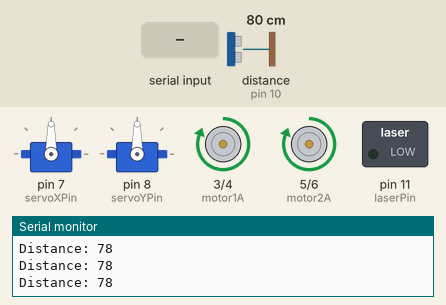
A sketch run on a simulated Arduino Uno, built with avr-gcc and run on an emulated ATmega328P. Parts: 2 × servo, motor-driver pin pairs drawn as motors (green arrow = first pin HIGH = forward, orange = second pin HIGH = backward, longer = more drive), switched loads named in the sketch (green lamp = pin HIGH), the last lines printed to the serial monitor. Wiring (inferred from the names in the program): ultrasonic range finder: trigger pin 9; echo pin 10. Inputs (shaded band) come from the test bench; at power-on: distance to the obstacle (sensor on pin 10) 80 cm. The echo pulse lasts 58.3 µs per cm; pins used as bus, display or sensor lines are not drawn.

Above: at 1.2 s.
1.3 s: distance to the obstacle (sensor on pin 10) set to 23 cm
2.8 s: distance to the obstacle (sensor on pin 10) set to 19 cm
At 4.0 s:
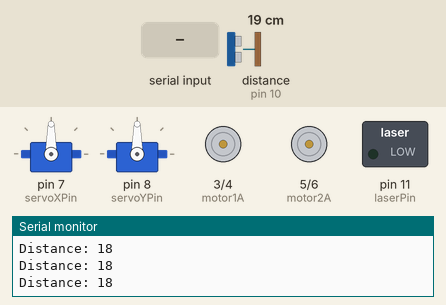
4.3 s: "90,45,200\n" received over Serial
At 5.5 s:
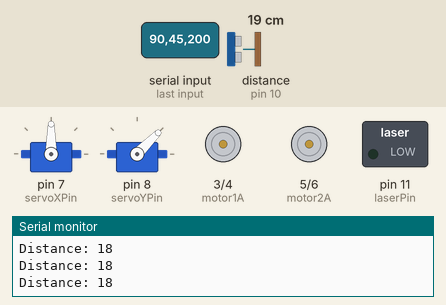
6.5 s: "30,150,10\n" received over Serial
At 7.4 s:
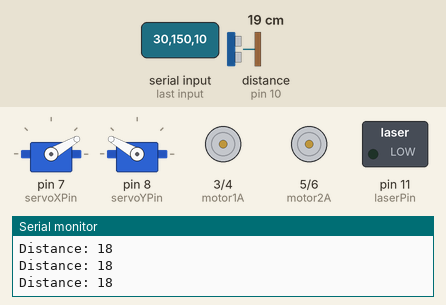
8.5 s: distance to the obstacle (sensor on pin 10) set to 120 cm
At 8.9 s:
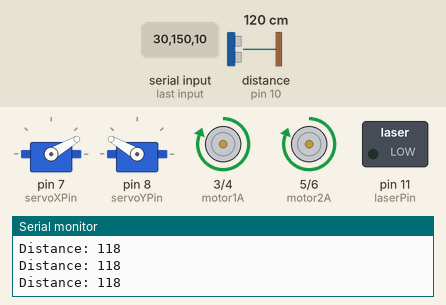
10.0 s: "1,90,45\n" received over Serial
At 11.7 s:
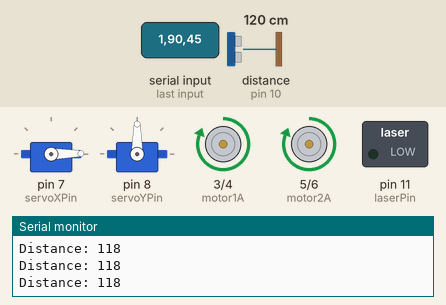
Timing chart, 0 to 13.0 s (numbered marks = the images above; inputs shaded):
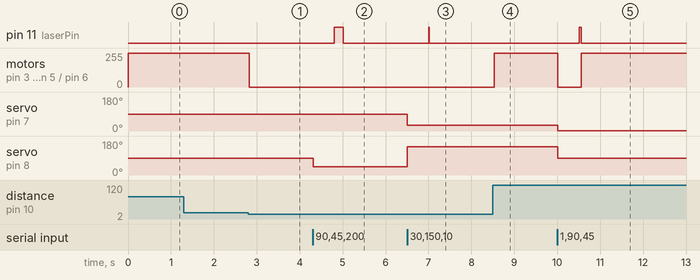

The sketch:

bot_controller.ino
```cpp
#include <Servo.h>

// Motor Pins
const int motor1A = 3;
const int motor1B = 4;
const int motor2A = 5;
const int motor2B = 6;

// Ultrasonic Pins
const int trigPin = 9;
const int echoPin = 10;

// Servo Pins
const int servoXPin = 7;
const int servoYPin = 8;

// Laser Pin
const int laserPin = 11;

// Objects
Servo servoX;
Servo servoY;

void setup() {
  // Motor setup
  pinMode(motor1A, OUTPUT);
  pinMode(motor1B, OUTPUT);
  pinMode(motor2A, OUTPUT);
  pinMode(motor2B, OUTPUT);

  // Ultrasonic
  pinMode(trigPin, OUTPUT);
  pinMode(echoPin, INPUT);

  // Laser
  pinMode(laserPin, OUTPUT);
  digitalWrite(laserPin, LOW);

  // Servos
  servoX.attach(servoXPin);
  servoY.attach(servoYPin);
  servoX.write(90);
  servoY.write(90);

  Serial.begin(9600);
}

void moveForward() {
  digitalWrite(motor1A, HIGH);
  digitalWrite(motor1B, LOW);
  digitalWrite(motor2A, HIGH);
  digitalWrite(motor2B, LOW);
}

void stopMotors() {
  digitalWrite(motor1A, LOW);
  digitalWrite(motor1B, LOW);
  digitalWrite(motor2A, LOW);
  digitalWrite(motor2B, LOW);
}

long getDistance() {
  digitalWrite(trigPin, LOW);
  delayMicroseconds(2);
  digitalWrite(trigPin, HIGH);
  delayMicroseconds(10);
  digitalWrite(trigPin, LOW);
  long duration = pulseIn(echoPin, HIGH);
  return duration * 0.034 / 2;
}

void fireLaser(int duration) {
  digitalWrite(laserPin, HIGH);
  delay(duration);
  digitalWrite(laserPin, LOW);
}

void aimAndFire(int angleX, int angleY, int fireDuration) {
  servoX.write(angleX);
  servoY.write(angleY);
  delay(500);
  fireLaser(fireDuration);
}

void loop() {
  // 🔁 Read Serial
  if (Serial.available() > 0) {
    String input = Serial.readStringUntil('\n');
    int comma1 = input.indexOf(',');
    int comma2 = input.lastIndexOf(',');

    if (comma1 > 0 && comma2 > comma1) {
      int angleX = input.substring(0, comma1).toInt();
      int angleY = input.substring(comma1 + 1, comma2).toInt();
      int duration = input.substring(comma2 + 1).toInt();

      stopMotors();
      aimAndFire(angleX, angleY, duration);
    }
  }

  // Obstacle detection
  long distance = getDistance();
  Serial.println("Distance: " + String(distance));
  if (distance > 20) {
    moveForward();
  } else {
    stopMotors();
  }
}
```

Measured:
- the behaviour switches between 22 and 21 cm on distance to the obstacle (sensor on pin 10) (found by bisection; images 0 and 1)
- after the input at 2.8 s, motor on pin 3 (motor1A) / pin 4 (motor1B), motor on pin 5 (motor2A) / pin 6 (motor2B): forward 255/255 → stopped at once
- after the input at 4.3 s, pin 11 (laserPin): LOW → HIGH after 0.51 s, → LOW 0.20 s later; servo on pin 8 (servoYPin): 90° → 45° at once
- after the input at 6.5 s, pin 11 (laserPin): LOW → HIGH after 0.51 s, → LOW 0.01 s later; servo on pin 7 (servoXPin): 90° → 30° at once; servo on pin 8 (servoYPin): 45° → 150° at once
- after the input at 8.5 s, motor on pin 3 (motor1A) / pin 4 (motor1B), motor on pin 5 (motor2A) / pin 6 (motor2B): stopped → forward 255/255 at once
- after the input at 10.0 s, pin 11 (laserPin): LOW → HIGH after 0.51 s, → LOW 0.05 s later; motor on pin 3 (motor1A) / pin 4 (motor1B), motor on pin 5 (motor2A) / pin 6 (motor2B): forward 255/255 → stopped at once, → forward 255/255 0.55 s later; servo on pin 7 (servoXPin): 30° → 1° at once; servo on pin 8 (servoYPin): 150° → 90° at once
